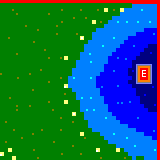

Tiled map render using the project's own tile images. Description and the whole map definition, tile-layer contents included, below:
An orthogonal 40x40 tile map with 4x4 px tiles, 1 tile layer (Capa de Patrones 1).

<map version="1.0" orientation="orthogonal" renderorder="right-down" width="40" height="40" tilewidth="4" tileheight="4" nextobjectid="1">
 <tileset firstgid="1" name="paletajulinho" tilewidth="4" tileheight="4" tilecount="72" columns="4">
  <image source="paletajulinho.png" width="16" height="72" />
 </tileset>
 <layer name="Capa de Patrones 1" width="40" height="40">
  <data encoding="csv">
24,24,24,24,24,24,24,24,24,24,24,24,24,24,24,24,24,24,24,24,24,24,24,24,24,24,24,24,24,24,24,24,24,6,6,6,6,6,6,6,
7,7,7,7,7,7,7,7,7,7,7,7,7,7,7,7,7,7,7,7,7,7,7,7,7,7,7,7,7,7,7,7,7,9,9,9,9,9,9,53,
7,7,7,35,7,7,7,7,7,7,7,7,7,7,7,39,7,7,7,7,35,7,7,7,39,7,19,7,39,7,19,9,9,9,9,43,9,9,9,53,
7,7,7,7,35,7,7,7,7,7,7,7,35,7,7,7,7,7,7,7,7,7,7,7,7,7,7,7,7,7,9,9,9,9,9,9,9,9,9,53,
7,7,7,7,7,7,7,7,7,7,7,7,7,7,7,7,7,7,39,7,7,39,7,7,7,7,7,7,9,9,9,9,9,9,9,9,9,9,9,53,
7,7,7,7,7,7,7,7,7,7,7,7,7,7,7,39,7,7,7,7,7,7,7,19,7,35,7,9,9,43,9,45,9,9,43,9,9,43,9,53,
7,7,7,7,7,7,39,7,7,7,7,7,7,7,35,7,7,7,7,7,7,7,7,7,7,7,9,9,9,9,9,9,9,9,9,9,9,9,9,53,
7,7,7,7,7,7,7,7,7,39,7,7,7,7,7,7,7,7,7,7,7,7,7,7,9,9,9,9,9,9,9,9,9,9,9,9,3,3,3,40,
7,7,7,7,7,7,7,7,7,7,7,7,7,7,35,7,7,7,7,35,7,7,7,9,9,9,9,9,9,9,9,9,9,9,3,3,3,3,46,40,
7,7,35,7,7,7,7,7,7,7,7,7,7,7,7,7,7,7,7,7,44,7,7,9,9,9,9,9,43,9,9,9,3,3,3,3,3,3,3,40,
7,7,7,7,7,7,7,7,39,7,7,7,7,7,7,7,7,7,7,7,7,7,9,9,9,9,9,9,9,9,9,3,3,3,3,3,3,3,3,40,
7,7,7,7,7,7,7,7,7,7,7,7,7,7,7,7,7,7,7,7,7,9,9,9,9,45,9,9,9,9,3,3,3,46,3,3,3,2,2,32,
7,7,7,7,7,7,7,7,7,7,7,35,7,7,7,7,7,7,7,7,7,9,9,9,9,9,9,9,9,3,3,3,3,3,3,3,2,2,2,32,
7,7,7,7,35,7,7,7,7,7,7,7,7,7,7,7,7,7,7,7,9,9,43,9,9,9,9,9,3,3,3,3,3,3,3,2,2,4,2,32,
7,7,7,7,7,7,7,7,7,7,7,7,35,7,7,35,19,7,7,7,9,9,9,9,9,9,9,3,3,46,3,47,3,3,2,2,2,2,2,32,
7,7,7,7,7,7,7,7,7,7,7,7,7,7,7,7,7,7,7,9,9,9,45,9,9,9,9,3,3,3,3,3,3,2,2,2,2,2,2,32,
7,7,7,7,7,7,7,7,7,7,7,7,7,7,7,7,7,7,7,9,9,9,9,9,9,9,3,3,3,3,3,3,3,2,23,30,30,22,2,32,
7,7,7,7,7,7,7,7,7,7,35,7,7,7,7,7,7,7,9,9,9,9,9,9,9,9,3,3,47,3,3,3,2,8,27,33,34,29,2,32,
35,7,7,7,7,7,7,39,7,7,7,7,7,7,7,7,7,7,9,9,9,9,9,9,9,3,3,3,3,3,3,3,2,2,27,37,38,29,2,32,
7,7,7,7,39,7,7,7,7,7,7,7,7,7,7,35,7,9,43,9,9,9,45,9,3,3,3,3,3,3,3,3,3,2,27,41,42,29,2,32,
7,7,7,7,7,7,7,7,7,7,7,7,35,7,7,7,7,9,9,9,9,9,9,9,3,3,3,3,3,3,3,3,2,2,26,31,31,25,2,32,
7,7,7,7,7,7,7,7,7,7,7,7,7,7,7,7,48,9,9,9,9,9,9,9,3,47,3,3,3,46,3,3,3,2,2,2,2,2,8,32,
7,7,7,7,7,7,7,7,35,7,7,7,7,7,7,7,7,7,9,9,9,9,9,9,9,3,3,3,3,3,3,3,3,3,2,2,2,2,2,32,
7,7,7,7,7,7,7,7,7,7,7,7,7,7,7,7,35,7,7,9,9,9,9,9,9,3,3,3,3,3,3,3,3,3,2,2,8,2,2,32,
7,7,39,7,7,7,7,7,7,7,7,7,7,7,7,7,7,7,7,9,43,9,45,9,9,9,3,3,3,3,3,3,3,3,3,2,2,2,2,32,
7,7,7,7,7,7,7,7,7,7,7,7,35,7,7,7,19,7,7,7,9,9,9,9,9,9,3,3,3,47,47,3,46,3,3,2,2,2,2,32,
7,7,7,7,35,7,7,39,7,7,7,7,7,7,7,7,7,7,7,7,9,9,9,9,9,9,9,3,3,3,3,3,3,3,3,3,2,2,4,32,
7,7,7,7,35,7,7,7,7,7,7,7,7,35,7,7,7,7,7,7,9,45,9,43,9,9,9,3,3,3,3,3,3,3,3,3,3,2,2,32,
7,7,7,7,7,7,7,7,7,7,7,7,7,7,7,7,7,7,44,7,7,9,9,9,9,9,9,9,3,3,3,3,3,3,3,3,3,3,3,40,
7,7,7,7,7,7,7,7,7,7,7,7,7,7,7,35,7,7,7,7,7,9,9,9,9,9,43,9,9,3,3,3,3,3,46,3,3,3,3,40,
7,39,7,7,7,7,7,7,7,7,7,7,7,7,7,7,7,7,35,7,7,7,9,9,9,9,9,9,9,9,3,3,3,3,3,3,3,3,3,40,
7,7,7,7,7,7,7,7,7,7,7,7,7,7,7,7,7,7,7,7,7,7,9,9,9,9,9,9,9,9,9,9,3,3,3,3,3,3,3,40,
7,7,7,39,7,7,7,7,7,7,39,7,7,7,7,35,7,7,7,7,7,7,7,9,9,9,9,9,9,9,9,9,9,9,3,3,3,3,47,40,
7,7,7,7,7,7,7,7,35,7,7,7,7,7,7,7,7,7,7,7,19,7,7,7,7,9,9,9,43,9,9,9,9,9,9,9,3,3,3,40,
7,7,7,7,7,39,7,7,7,7,7,7,7,7,7,7,7,7,7,7,7,35,7,7,7,7,9,9,9,9,9,45,9,9,9,9,9,9,3,40,
7,39,7,7,7,7,7,7,7,7,7,7,7,39,7,7,7,7,7,7,7,7,7,7,7,7,7,9,9,9,9,9,9,9,9,9,9,9,9,53,
7,7,7,7,7,7,7,7,7,7,7,7,7,7,7,7,7,7,35,7,7,7,7,7,7,7,7,7,7,9,9,9,9,45,9,9,9,9,9,53,
7,7,19,7,7,7,7,7,39,7,7,7,7,7,7,7,7,7,7,7,7,7,7,7,48,7,7,7,7,19,7,9,9,9,9,9,9,9,45,53,
48,7,7,7,7,7,7,7,7,7,7,7,7,7,7,39,7,7,7,7,35,7,7,7,7,7,7,7,7,7,7,7,9,9,9,9,9,9,9,53,
7,7,7,19,7,7,7,7,7,39,7,7,7,7,7,7,7,7,7,7,7,7,7,7,7,35,7,7,7,7,7,35,7,9,7,7,9,9,9,53
</data>
 </layer>
</map>
